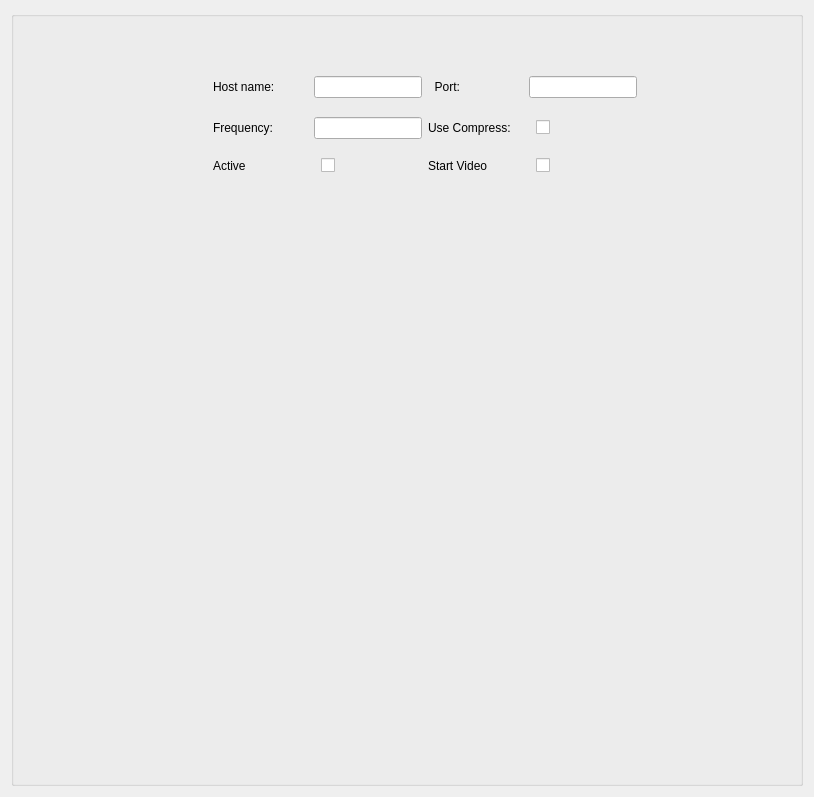
<?xml version="1.0" encoding="UTF-8"?>
<ui version="4.0">
 <class>qSlicerPolyDataPLYTransmissionModuleWidget</class>
 <widget class="QWidget" name="qSlicerPolyDataPLYTransmissionModuleWidget">
  <property name="geometry">
   <rect>
    <x>0</x>
    <y>0</y>
    <width>814</width>
    <height>797</height>
   </rect>
  </property>
  <property name="windowTitle">
   <string>Form</string>
  </property>
  <layout class="QVBoxLayout" name="verticalLayout">
   <item>
    <widget class="QGroupBox" name="ConnectorPropertyFrame">
     <property name="title">
      <string/>
     </property>
     <widget class="QWidget" name="layoutWidget">
      <property name="geometry">
       <rect>
        <x>202</x>
        <y>52</y>
        <width>424</width>
        <height>123</height>
       </rect>
      </property>
      <layout class="QVBoxLayout" name="verticalLayout_2">
       <item>
        <layout class="QHBoxLayout" name="horizontalLayout_5">
         <item>
          <widget class="QLabel" name="ConnectorHostAddressLabel">
           <property name="text">
            <string>Host name:</string>
           </property>
          </widget>
         </item>
         <item>
          <widget class="QLineEdit" name="ConnectorHostAddressEdit">
           <property name="sizePolicy">
            <sizepolicy hsizetype="Fixed" vsizetype="Fixed">
             <horstretch>0</horstretch>
             <verstretch>0</verstretch>
            </sizepolicy>
           </property>
           <property name="minimumSize">
            <size>
             <width>50</width>
             <height>0</height>
            </size>
           </property>
           <property name="inputMethodHints">
            <set>Qt::ImhDigitsOnly</set>
           </property>
          </widget>
         </item>
         <item>
          <widget class="QLabel" name="ConnectorPortLabel">
           <property name="text">
            <string>  Port:</string>
           </property>
          </widget>
         </item>
         <item>
          <widget class="QLineEdit" name="ConnectorPortEdit">
           <property name="sizePolicy">
            <sizepolicy hsizetype="Fixed" vsizetype="Fixed">
             <horstretch>0</horstretch>
             <verstretch>0</verstretch>
            </sizepolicy>
           </property>
           <property name="minimumSize">
            <size>
             <width>50</width>
             <height>0</height>
            </size>
           </property>
           <property name="inputMethodHints">
            <set>Qt::ImhDigitsOnly</set>
           </property>
          </widget>
         </item>
        </layout>
       </item>
       <item>
        <layout class="QHBoxLayout" name="horizontalLayout_9">
         <item>
          <layout class="QHBoxLayout" name="horizontalLayout_6">
           <item>
            <widget class="QLabel" name="FrequencyLabel">
             <property name="text">
              <string>Frequency:</string>
             </property>
            </widget>
           </item>
           <item>
            <widget class="QLineEdit" name="FrameFrequency">
             <property name="sizePolicy">
              <sizepolicy hsizetype="Fixed" vsizetype="Fixed">
               <horstretch>0</horstretch>
               <verstretch>0</verstretch>
              </sizepolicy>
             </property>
             <property name="minimumSize">
              <size>
               <width>50</width>
               <height>0</height>
              </size>
             </property>
             <property name="inputMethodHints">
              <set>Qt::ImhDigitsOnly</set>
             </property>
            </widget>
           </item>
          </layout>
         </item>
         <item>
          <layout class="QHBoxLayout" name="horizontalLayout_7">
           <item>
            <widget class="QLabel" name="UseCompressLabel">
             <property name="text">
              <string>Use Compress:</string>
             </property>
            </widget>
           </item>
           <item>
            <widget class="QCheckBox" name="UseCompressCheckBox">
             <property name="text">
              <string/>
             </property>
            </widget>
           </item>
          </layout>
         </item>
        </layout>
       </item>
       <item>
        <layout class="QHBoxLayout" name="horizontalLayout_4">
         <item>
          <layout class="QHBoxLayout" name="horizontalLayout_2">
           <item>
            <widget class="QLabel" name="label">
             <property name="text">
              <string>Active</string>
             </property>
            </widget>
           </item>
           <item>
            <widget class="QCheckBox" name="ConnectorStateCheckBox">
             <property name="minimumSize">
              <size>
               <width>19</width>
               <height>0</height>
              </size>
             </property>
             <property name="text">
              <string/>
             </property>
            </widget>
           </item>
          </layout>
         </item>
         <item>
          <layout class="QHBoxLayout" name="horizontalLayout">
           <item>
            <widget class="QLabel" name="label_2">
             <property name="text">
              <string>Start Video</string>
             </property>
            </widget>
           </item>
           <item>
            <widget class="QCheckBox" name="StartVideoCheckBox">
             <property name="text">
              <string/>
             </property>
            </widget>
           </item>
          </layout>
         </item>
        </layout>
       </item>
      </layout>
     </widget>
     <widget class="SlicerVideoWidget" name="graphicsView">
      <property name="geometry">
        <rect>
        <x>130</x>
        <y>180</y>
        <width>512</width>
        <height>424</height>
        </rect>
      </property>
     </widget>
    </widget>
   </item>
  </layout>
 </widget>
<customwidgets>
  <customwidget>
  <class>SlicerVideoWidget</class>
  <extends>QWidget</extends>
  <header>Widgets/SlicerVideoWidget.h</header>
  <container>1</container>
  </customwidget>
</customwidgets>
 <tabstops>
  <tabstop>ConnectorStateCheckBox</tabstop>
 </tabstops>
 <resources/>
 <connections/>
</ui>
